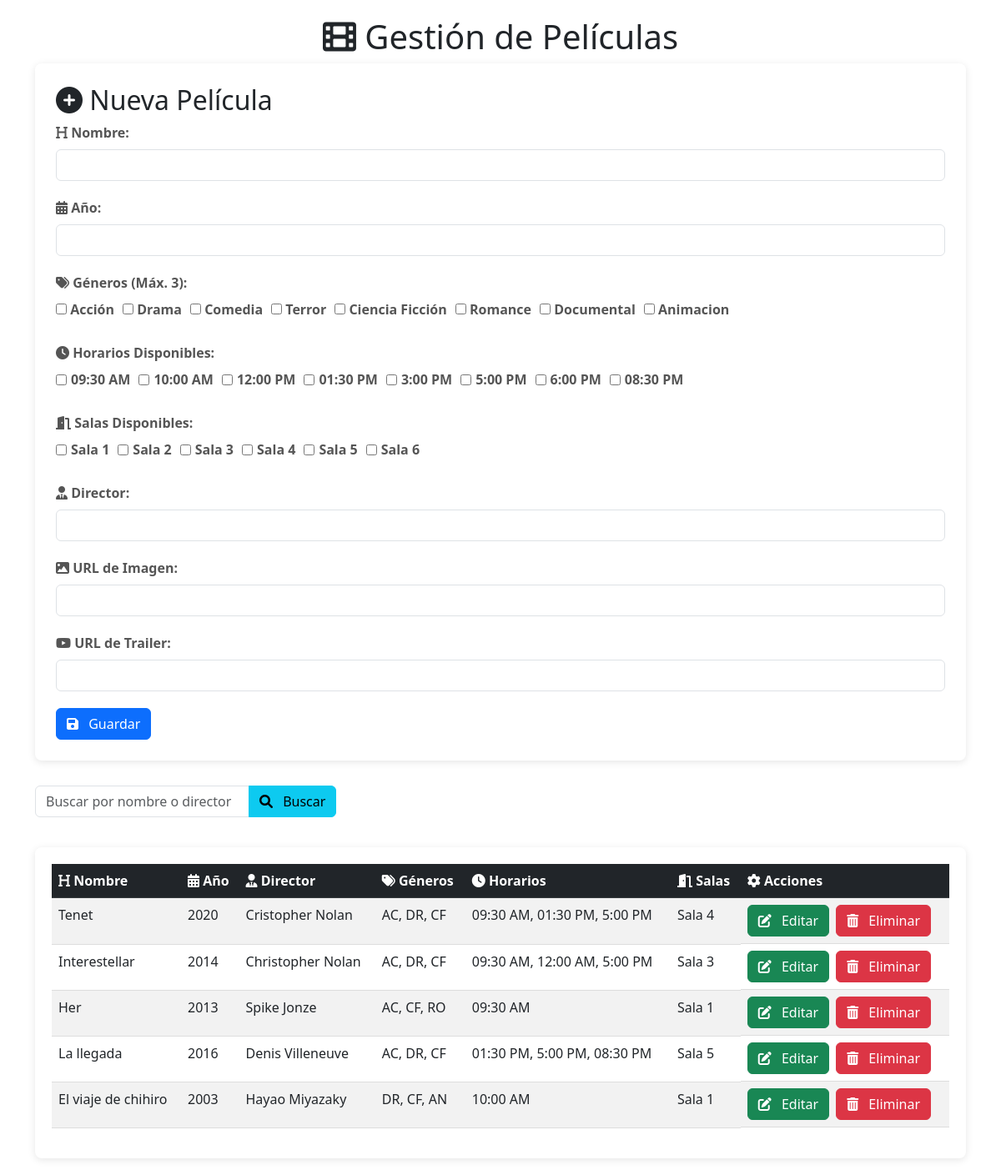
Page /peliculas/ on the earlier database version.
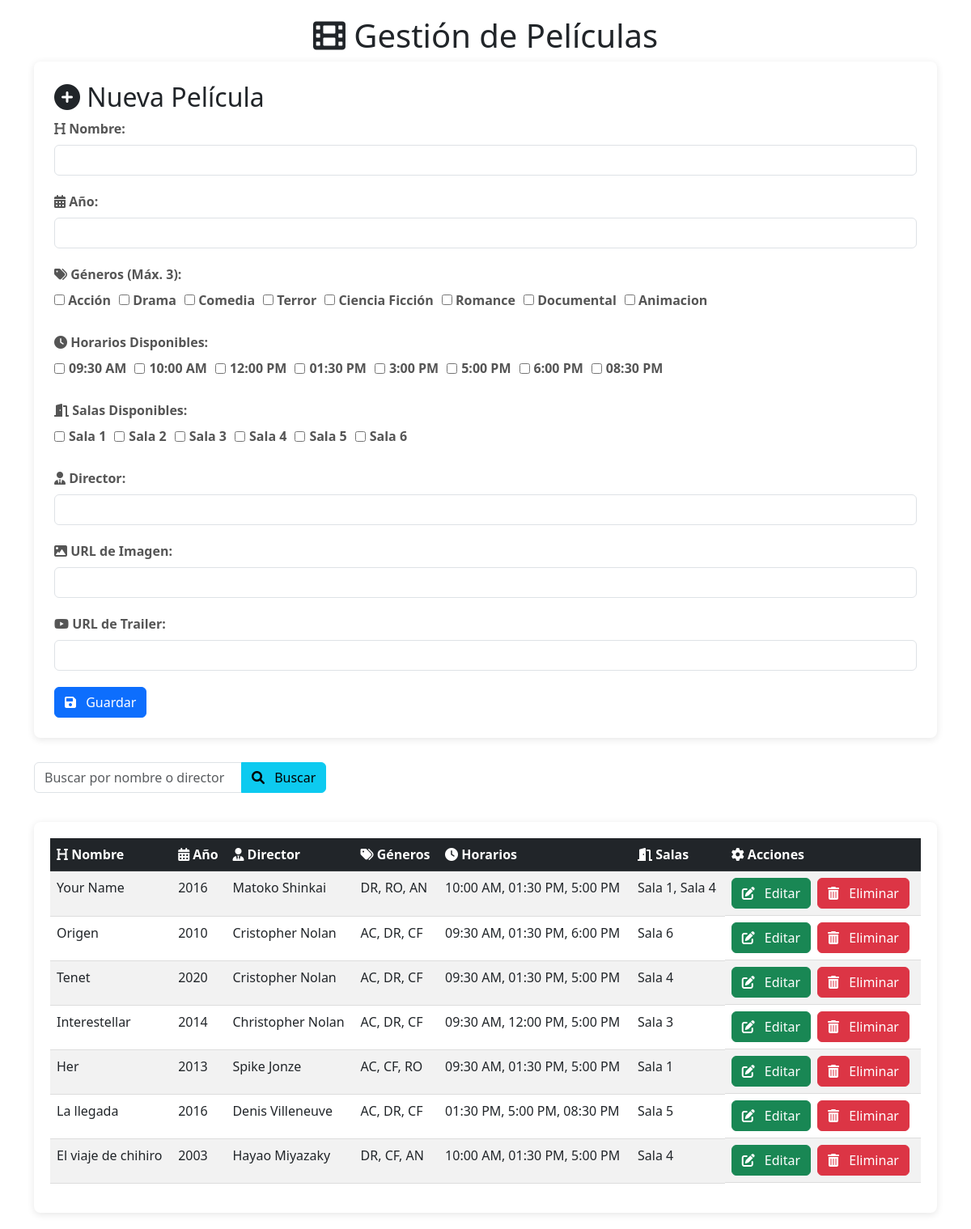
Same page on the later database version.
### myapp/models.py (models this page shows, shortened)
class Pelicula(models.Model):
    GENERO_CHOICES = [
        ('AC', 'Acción'),
        ('DR', 'Drama'),
        ('CO', 'Comedia'),
        ('TE', 'Terror'),
        ('CF', 'Ciencia Ficción'),
        ('RO', 'Romance'),
        ('DO', 'Documental'),
        ('AN', 'Animacion')
    ]
    HORARIOS_DISPONIBLES = [
        '09:30 AM',
        '10:00 AM',
        '12:00 PM',
        '01:30 PM',
        '3:00 PM',
        '5:00 PM',
        '6:00 PM',
        '08:30 PM'
    ]
    SALAS_DISPONIBLES = [
        'Sala 1',
        'Sala 2',
        'Sala 3',
        'Sala 4',
        'Sala 5',
        'Sala 6'
    ]
    nombre = models.CharField(max_length=255)
    anio = models.IntegerField()
    director = models.CharField(max_length=255)
    imagen_url = models.URLField()
    trailer_url = models.URLField()
    generos = models.CharField(max_length=255)
    horarios = models.CharField(max_length=255, blank=True, null=True)
    salas = models.CharField(max_length=255, blank=True, null=True)
    fecha_creacion = models.DateTimeField(auto_now_add=True)
    def get_generos_list(self):
        return self.generos.split(",") if self.generos else []
    def get_horarios_list(self):
        return [h.strip() for h in self.horarios.split(",")] if self.horarios else []
    def get_salas_list(self):
        return [s.strip() for s in self.salas.split(",")] if self.salas else []
    class Meta:
        db_table = 'peliculas'

### myapp/views.py (the view, shortened to what this page needs)
# urls.py: path('peliculas/', views.peliculas, name= 'peliculas'),
@csrf_exempt
def peliculas(request):
    peliculas_list = Pelicula.objects.all().order_by('-fecha_creacion')
    busqueda = request.GET.get('busqueda', '').strip()
    if busqueda:
        peliculas_list = peliculas_list.filter(
            Q(nombre__icontains=busqueda) |
            Q(director__icontains=busqueda)
        )
    generos_choices = dict(Pelicula.GENERO_CHOICES)
    horarios_disponibles = Pelicula.HORARIOS_DISPONIBLES
    salas_disponibles = Pelicula.SALAS_DISPONIBLES
    pelicula_editar = None
    if 'editar' in request.GET:
        nombre = request.GET.get('editar')
        try:
            pelicula_editar = Pelicula.objects.get(nombre=nombre)
        except Pelicula.DoesNotExist:
            messages.error(request, f'No se encontró la película "{nombre}" para editar')
    context = {
        'peliculas': peliculas_list,
        'GENERO_CHOICES_DICT': generos_choices,
        'HORARIOS_DISPONIBLES': horarios_disponibles,
        'SALAS_DISPONIBLES': salas_disponibles,
        'pelicula_editar': pelicula_editar,
        'busqueda': busqueda,
    }
    return render(request, 'peliculas.html', context)

### myapp/templates/peliculas.html (shortened to what this page needs)
{% load static %}
<!DOCTYPE html>
<html lang="es">
<head>
    <link rel="stylesheet" href="{% static 'styles/peliculas.css' %}">
    <link rel="stylesheet" href="https://cdnjs.cloudflare.com/ajax/libs/font-awesome/6.0.0/css/all.min.css">
    <link href="https://cdn.jsdelivr.net/npm/bootstrap@5.3.0/dist/css/bootstrap.min.css" rel="stylesheet">
</head>
<body>
    <div class="container">
        <h1><i class="fas fa-film"></i> Gestión de Películas</h1>
        <div class="form-container">
            <form method="POST" action="{% url 'peliculas' %}" class="ajax-form">
                {% if pelicula_editar %}
                <input type="hidden" name="accion" value="editar">
                <input type="hidden" name="nombre_original" value="{{ pelicula_editar.nombre }}">
                <h2><i class="fas fa-edit"></i> Editar Película</h2>
                {% else %}
                <h2><i class="fas fa-plus-circle"></i> Nueva Película</h2>
                {% endif %}
                <div class="form-group">
                    <label for="nombre"><i class="fas fa-heading"></i> Nombre:</label>
                    <input type="text" id="nombre" name="nombre"
                           value="{{ pelicula_editar.nombre|default:'' }}" required class="form-control">
                </div>
                <div class="form-group">
                    <label for="anio"><i class="fas fa-calendar-alt"></i> Año:</label>
                    <input type="number" id="anio" name="anio" min="1900" max="2099"
                           value="{{ pelicula_editar.anio|default:'' }}" required class="form-control">
                </div>
                <div class="form-group">
                    <label><i class="fas fa-tags"></i> Géneros (Máx. 3):</label>
                    <div class="generos-container">
                     {% for genero_codigo, genero_nombre in GENERO_CHOICES_DICT.items %}
                        <label class="genero-checkbox">
                            <input type="checkbox" name="generos" value="{{ genero_codigo }}"
                                {% if pelicula_editar and genero_codigo in pelicula_editar.get_generos_list %}checked{% endif %}>
                            {{ genero_nombre }}
                        </label>
                    {% endfor %}
                    </div>
                </div>
                <div class="form-group">
                    <label><i class="fas fa-clock"></i> Horarios Disponibles:</label>
                    <div class="checkbox-container">
                    {% for horario in HORARIOS_DISPONIBLES %}
                    <label>
                        <input type="checkbox" name="horarios" value="{{ horario }}"
                            {% if pelicula_editar and horario in pelicula_editar.get_horarios_list %}checked{% endif %}>
                        {{ horario }}
                    </label>
                    {% endfor %}
                    </div>
                </div>
                <div class="form-group">
                    <label><i class="fas fa-door-open"></i> Salas Disponibles:</label>
                    <div class="checkbox-container">
                     {% for sala in SALAS_DISPONIBLES %}
                        <label>
                            <input type="checkbox" name="salas" value="{{ sala }}"
                                {% if pelicula_editar and sala in pelicula_editar.get_salas_list %}checked{% endif %}>
                            {{ sala }}
                        </label>
                        {% endfor %}
                    </div>
                </div>
                <div class="form-group">
                    <label for="director"><i class="fas fa-user-tie"></i> Director:</label>
                    <input type="text" id="director" name="director"
                           value="{{ pelicula_editar.director|default:'' }}" required class="form-control">
                </div>
                <div class="form-group">
                    <label for="imagen_url"><i class="fas fa-image"></i> URL de Imagen:</label>
                    <input type="url" id="imagen_url" name="imagen_url"
                           value="{{ pelicula_editar.imagen_url|default:'' }}" required class="form-control">
                </div>
                <div class="form-group">
                    <label for="trailer_url"><i class="fab fa-youtube"></i> URL de Trailer:</label>
                    <input type="url" id="trailer_url" name="trailer_url"
                           value="{{ pelicula_editar.trailer_url|default:'' }}" required class="form-control">
                </div>
                <div class="form-actions">
                    {% if pelicula_editar %}
                    <button type="submit" class="btn btn-warning">
                        <i class="fas fa-sync-alt"></i> Guardar Cambios
                    </button>
                    <a href="{% url 'peliculas' %}" class="btn btn-secondary">
                        <i class="fas fa-times"></i> Cancelar
                    </a>
                    {% else %}
                    <button type="submit" class="btn btn-primary">
                        <i class="fas fa-save"></i> Guardar
                    </button>
                    {% endif %}
                </div>
            </form>
        </div>
        <div class="search-container">
            <form method="GET" action="{% url 'peliculas' %}">
                <div class="input-group mb-3">
                    <input type="text" name="busqueda" value="{{ busqueda }}"
                           placeholder="Buscar por nombre o director" class="form-control">
                    <button type="submit" class="btn btn-info">
                        <i class="fas fa-search"></i> Buscar
                    </button>
                </div>
            </form>
        </div>
        <div class="table-responsive">
            <table class="movie-table table table-striped table-hover">
                <thead class="table-dark">
                    <tr>
                        <th><i class="fas fa-heading"></i> Nombre</th>
                        <th><i class="fas fa-calendar-alt"></i> Año</th>
                        <th><i class="fas fa-user-tie"></i> Director</th>
                        <th><i class="fas fa-tags"></i> Géneros</th>
                        <th><i class="fas fa-clock"></i> Horarios</th>
                        <th><i class="fas fa-door-open"></i> Salas</th>
                        <th><i class="fas fa-cog"></i> Acciones</th>
                    </tr>
                </thead>
                <tbody>
                    {% for pelicula in peliculas %}
                    <tr>
                        <td>{{ pelicula.nombre }}</td>
                        <td>{{ pelicula.anio }}</td>
                        <td>{{ pelicula.director }}</td>
                        <td>{{ pelicula.get_generos_list|join:", " }}</td>
                        <td>{{ pelicula.get_horarios_list|join:", " }}</td>
                        <td>{{ pelicula.get_salas_list|join:", " }}</td>
                            <td class="action-buttons">
                                <a href="{% url 'peliculas' %}?editar={{ pelicula.nombre|urlencode }}"
                                class="btn btn-success">
                                    <i class="fas fa-edit"></i> Editar
                                </a>
                                <form method="POST" action="{% url 'peliculas' %}" style="display: inline;">
                                    <button type="submit" class="btn btn-danger"
                                            onclick="return confirm('¿Estás seguro de eliminar esta película?');">
                                        <i class="fas fa-trash-alt"></i> Eliminar
                                    </button>
                                </form>
                            </td>
                    </tr>
                    {% empty %}
                    <tr>
                        <td colspan="7" class="text-center">No hay películas registradas</td>
                    </tr>
                    {% endfor %}
                </tbody>
            </table>
        </div>
    </div>
</body>
</html>

### myapp/static/styles/peliculas.css (style rules this page uses)
body { font-family: 'Arial', sans-serif; margin: 0; padding: 0; background-color: #f5f5f5; color: #333; line-height: 1.6; }
.container { max-width: 1200px; margin: 0 auto; padding: 20px; }
h1, h2 { color: #7b68ee; margin-bottom: 30px; }
h1 { text-align: center; }
.form-container { background-color: white; padding: 25px; border-radius: 8px; box-shadow: 0 2px 10px rgba(0, 0, 0, 0.1); margin-bottom: 30px; }
.form-group { margin-bottom: 20px; }
.form-group label { display: block; margin-bottom: 8px; font-weight: 600; color: #555; }
.form-control { width: 100%; padding: 10px; border: 1px solid #ddd; border-radius: 4px; font-size: 16px; transition: border-color 0.3s; }
.generos-container, .checkbox-container { display: flex; flex-wrap: wrap; gap: 10px; }
.genero-checkbox, .checkbox-container label { display: flex; align-items: center; gap: 5px; cursor: pointer; }
.btn { display: inline-flex; align-items: center; justify-content: center; padding: 10px 20px; border: none; border-radius: 4px; font-size: 16px; font-weight: 600; cursor: pointer; transition: all 0.3s; text-decoration: none; }
.btn i { margin-right: 8px; }
.btn-primary { background-color: #7b68ee; color: white; }
.btn-info { background-color: #17a2b8; color: white; }
.form-actions { display: flex; gap: 10px; margin-top: 20px; }
.search-container { display: flex; gap: 10px; margin-bottom: 20px; }
.search-container .form-control { flex-grow: 1; }
.table-responsive { overflow-x: auto; background-color: white; border-radius: 8px; box-shadow: 0 2px 10px rgba(0, 0, 0, 0.1); padding: 20px; }
.movie-table { width: 100%; border-collapse: collapse; }
.movie-table th { background-color: #7b68ee; color: white; padding: 12px 15px; text-align: left; }
.movie-table td { padding: 12px 15px; border-bottom: 1px solid #ddd; }
.action-buttons { display: flex; gap: 8px; }

Differences in the rows shown:
added Pelicula: nombre "Your Name", anio "2016", director "Matoko Shinkai", get_generos_list "DR, RO, AN", get_horarios_list "10:00 AM, 01:30 PM, 5:00 PM", get_salas_list "Sala 1, Sala 4"
added Pelicula: nombre "Origen", anio "2010", director "Cristopher Nolan", get_generos_list "AC, DR, CF", get_horarios_list "09:30 AM, 01:30 PM, 6:00 PM", get_salas_list "Sala 6"
changed Pelicula "Interestellar": get_horarios_list "09:30 AM, 12:00 AM, 5:00 PM" → "09:30 AM, 12:00 PM, 5:00 PM"
changed Pelicula "Her": get_horarios_list "09:30 AM" → "09:30 AM, 01:30 PM, 5:00 PM"
changed Pelicula "El viaje de chihiro": get_horarios_list "10:00 AM" → "10:00 AM, 01:30 PM, 5:00 PM"; get_salas_list "Sala 1" → "Sala 4"
